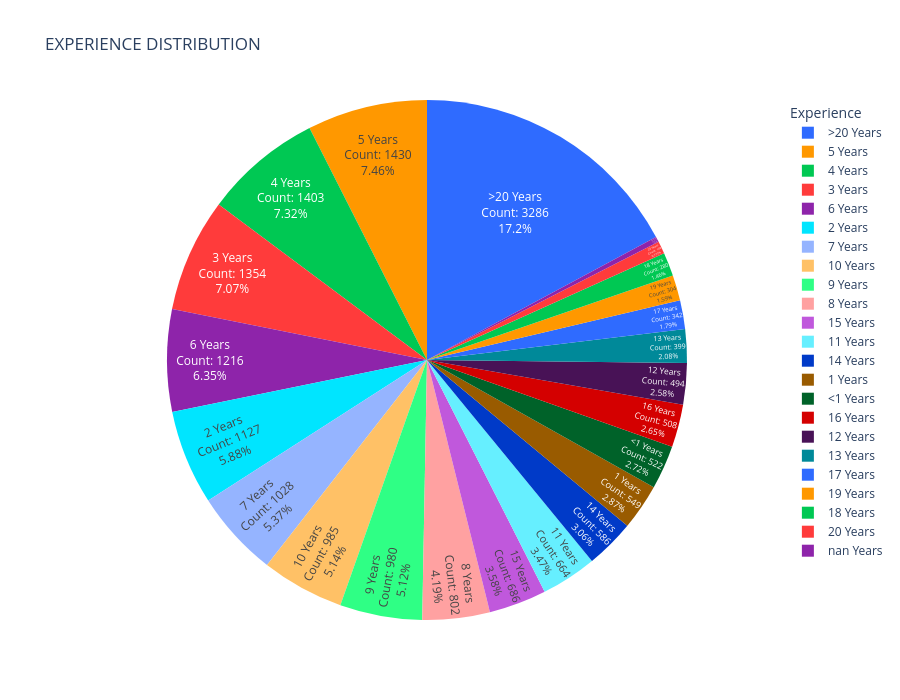

The cell this chart's notebook holds for it:
### Markdown cell above
## 3.PIE CHART (EXPERIENCE DISTRIBUTION)

### Code cell
import plotly.express as px


df['experience_label'] = df['experience'].astype(str) + " Years"

fig = px.pie(df,names='experience_label',title="EXPERIENCE DISTRIBUTION",
             color_discrete_sequence=['#2F6BFF','#FF9800','#00C853','#FF3B3B','#8E24AA','#00E5FF'])


fig.update_traces(texttemplate='%{label}<br>Count: %{value}<br>%{percent}',textposition='inside')
fig.update_layout(legend_title="Experience",width=900, height=700)


fig.show()

### Figure 1 — Plotly figure (JSON) as saved in the notebook; plotly's stock layout.template omitted (floating-point values rounded to 4 significant figures; data arrays with more than 128 entries replaced by an {"elided": "..."} marker saying what was removed)
{"data": [{"domain": {"x": [0, 1], "y": [0, 1]}, "hovertemplate": "experience_label=%{label}<extra></extra>", "labels": {"elided": "19158 str values"}, "legendgroup": "", "name": "", "showlegend": true, "textposition": "inside", "texttemplate": "%{label}<br>Count: %{value}<br>%{percent}", "type": "pie"}], "layout": {"height": 700, "legend": {"title": {"text": "Experience"}, "tracegroupgap": 0}, "piecolorway": ["#2F6BFF", "#FF9800", "#00C853", "#FF3B3B", "#8E24AA", "#00E5FF"], "title": {"text": "EXPERIENCE DISTRIBUTION"}, "width": 900}}
